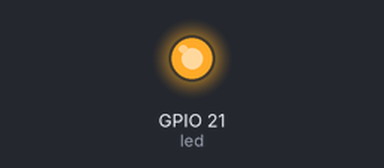
Recording of a program running on a simulated Raspberry Pi (BCM pin numbers). Parts: output pins drawn as LEDs (lit = HIGH). What the program prints to the terminal is not drawn. At 5.0 s the program stops and its outputs stay as they are.

Above: at 0.1 s.
At 5.1 s:
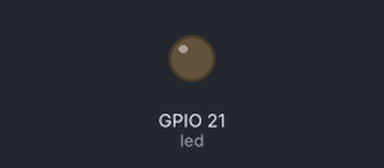
Timing chart, 0 to 6.5 s (numbered marks = the images above):
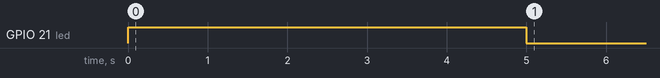

The program:

python.py
```python
# -*- coding: utf-8 -*-
import RPi.GPIO as GPIO
import time

# 首先调用GPIO.setmode函数来确定引脚的模式。
# 在RPi.GPIO包中定义GPIO针脚的两种模式：BCM模式和BOARD模式。
GPIO.setmode(GPIO.BCM)
led = 21
GPIO.setup(led, GPIO.OUT)
print("输出高电平")
GPIO.output(led, GPIO.HIGH)
time.sleep(5)
GPIO.output(led, GPIO.LOW)
print("输出低电平")

# GPIO.cleanup()函数清除掉之前GPIO.setup()设置的状态，恢复所有使用过的GPIO状态为输入，避免由于短路意外损坏树莓派。
# 注意，该操作仅会清理你的代码使用过的GPIO通道。退出程序之前一定要调用，否则下次调用该GPIO的时候会报错。
GPIO.cleanup()
```

Measured:
- by itself, GPIO 21 (led): LOW → HIGH at 0.00 s, → LOW 5.0 s later
